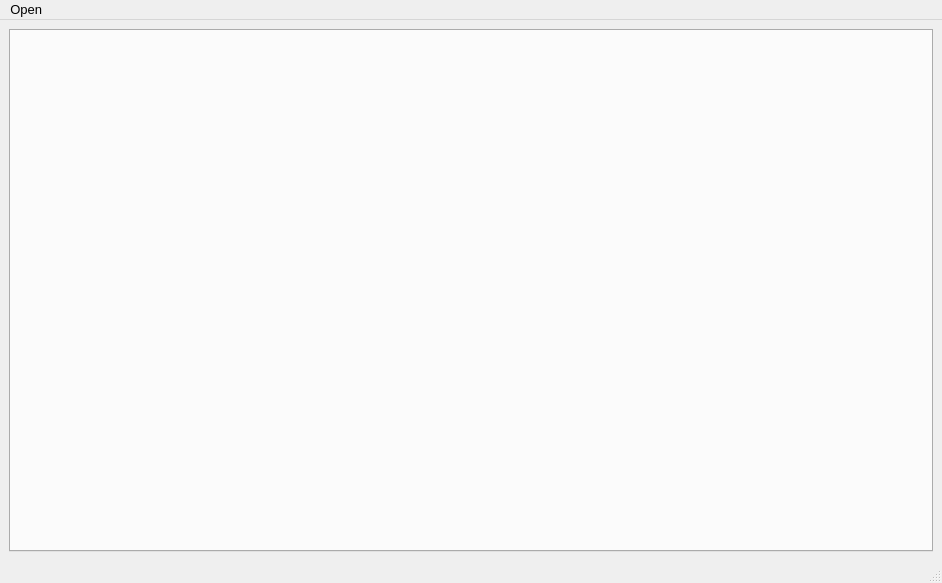
<?xml version="1.0" encoding="UTF-8"?>
<ui version="4.0">
 <class>CrystalGrowthTrackerMain</class>
 <widget class="QMainWindow" name="CrystalGrowthTrackerMain">
  <property name="geometry">
   <rect>
    <x>0</x>
    <y>0</y>
    <width>942</width>
    <height>583</height>
   </rect>
  </property>
  <property name="sizePolicy">
   <sizepolicy hsizetype="Preferred" vsizetype="Preferred">
    <horstretch>0</horstretch>
    <verstretch>0</verstretch>
   </sizepolicy>
  </property>
  <property name="font">
   <font>
    <pointsize>10</pointsize>
   </font>
  </property>
  <property name="windowTitle">
   <string>CrystalGrowthTracker</string>
  </property>
  <widget class="QWidget" name="centralwidget">
   <layout class="QVBoxLayout" name="verticalLayout_8">
    <item>
     <widget class="QTabWidget" name="_tabWidget">
      <property name="currentIndex">
       <number>-1</number>
      </property>
     </widget>
    </item>
   </layout>
  </widget>
  <widget class="QMenuBar" name="menubar">
   <property name="geometry">
    <rect>
     <x>0</x>
     <y>0</y>
     <width>942</width>
     <height>31</height>
    </rect>
   </property>
   <widget class="QMenu" name="menuOpen">
    <property name="title">
     <string>Open </string>
    </property>
    <addaction name="_actionNewProject"/>
    <addaction name="_actionLoadVideo"/>
    <addaction name="_actionLoadProject"/>
    <addaction name="_actionProjectParameters"/>
    <addaction name="separator"/>
    <addaction name="_actionSavetSubimage"/>
    <addaction name="_actionSaveProject"/>
    <addaction name="separator"/>
    <addaction name="_actionExit"/>
   </widget>
   <addaction name="menuOpen"/>
  </widget>
  <widget class="QStatusBar" name="statusbar"/>
  <action name="_actionNewProject">
   <property name="text">
    <string>New Project</string>
   </property>
  </action>
  <action name="_actionExit">
   <property name="text">
    <string>Exit</string>
   </property>
  </action>
  <action name="_actionSaveSubimages">
   <property name="text">
    <string>Save Subimages</string>
   </property>
  </action>
  <action name="_actionSavetSubimage">
   <property name="text">
    <string>Save Subimage</string>
   </property>
  </action>
  <action name="_actionSaveProject">
   <property name="text">
    <string>Save Project</string>
   </property>
  </action>
  <action name="_actionLoadProject">
   <property name="text">
    <string>Load Project</string>
   </property>
  </action>
  <action name="_actionProjectParameters">
   <property name="text">
    <string>Project Parameters</string>
   </property>
  </action>
  <action name="_actionLoadVideo">
   <property name="text">
    <string>Load Video</string>
   </property>
  </action>
 </widget>
 <resources/>
 <connections>
  <connection>
   <sender>_actionExit</sender>
   <signal>triggered()</signal>
   <receiver>CrystalGrowthTrackerMain</receiver>
   <slot>close()</slot>
   <hints>
    <hint type="sourcelabel">
     <x>-1</x>
     <y>-1</y>
    </hint>
    <hint type="destinationlabel">
     <x>511</x>
     <y>169</y>
    </hint>
   </hints>
  </connection>
  <connection>
   <sender>_actionNewProject</sender>
   <signal>triggered()</signal>
   <receiver>CrystalGrowthTrackerMain</receiver>
   <slot>new_project()</slot>
   <hints>
    <hint type="sourcelabel">
     <x>-1</x>
     <y>-1</y>
    </hint>
    <hint type="destinationlabel">
     <x>511</x>
     <y>169</y>
    </hint>
   </hints>
  </connection>
  <connection>
   <sender>_actionSavetSubimage</sender>
   <signal>triggered()</signal>
   <receiver>CrystalGrowthTrackerMain</receiver>
   <slot>save_subimage()</slot>
   <hints>
    <hint type="sourcelabel">
     <x>-1</x>
     <y>-1</y>
    </hint>
    <hint type="destinationlabel">
     <x>511</x>
     <y>169</y>
    </hint>
   </hints>
  </connection>
  <connection>
   <sender>_actionSaveProject</sender>
   <signal>triggered()</signal>
   <receiver>CrystalGrowthTrackerMain</receiver>
   <slot>save_project()</slot>
   <hints>
    <hint type="sourcelabel">
     <x>-1</x>
     <y>-1</y>
    </hint>
    <hint type="destinationlabel">
     <x>470</x>
     <y>291</y>
    </hint>
   </hints>
  </connection>
  <connection>
   <sender>_actionLoadProject</sender>
   <signal>triggered()</signal>
   <receiver>CrystalGrowthTrackerMain</receiver>
   <slot>load_project()</slot>
   <hints>
    <hint type="sourcelabel">
     <x>-1</x>
     <y>-1</y>
    </hint>
    <hint type="destinationlabel">
     <x>470</x>
     <y>291</y>
    </hint>
   </hints>
  </connection>
  <connection>
   <sender>_actionProjectParameters</sender>
   <signal>triggered()</signal>
   <receiver>CrystalGrowthTrackerMain</receiver>
   <slot>project_parameters()</slot>
   <hints>
    <hint type="sourcelabel">
     <x>-1</x>
     <y>-1</y>
    </hint>
    <hint type="destinationlabel">
     <x>470</x>
     <y>291</y>
    </hint>
   </hints>
  </connection>
  <connection>
   <sender>_tabWidget</sender>
   <signal>currentChanged(int)</signal>
   <receiver>CrystalGrowthTrackerMain</receiver>
   <slot>tab_changed()</slot>
   <hints>
    <hint type="sourcelabel">
     <x>470</x>
     <y>291</y>
    </hint>
    <hint type="destinationlabel">
     <x>470</x>
     <y>291</y>
    </hint>
   </hints>
  </connection>
  <connection>
   <sender>_actionLoadVideo</sender>
   <signal>triggered()</signal>
   <receiver>CrystalGrowthTrackerMain</receiver>
   <slot>load_video()</slot>
   <hints>
    <hint type="sourcelabel">
     <x>-1</x>
     <y>-1</y>
    </hint>
    <hint type="destinationlabel">
     <x>470</x>
     <y>291</y>
    </hint>
   </hints>
  </connection>
 </connections>
</ui>
